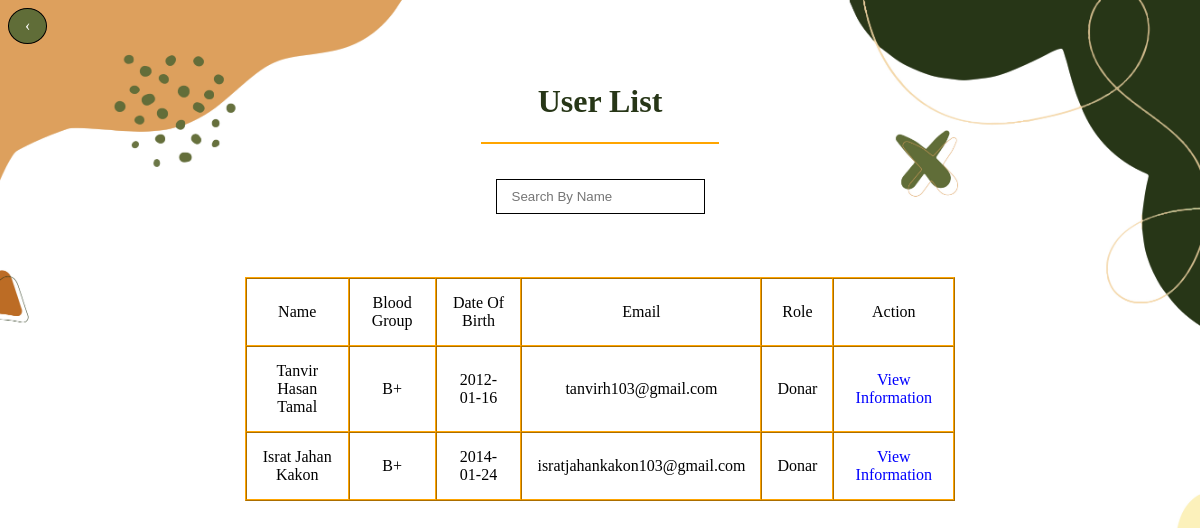
/view/user-list.php (signed in), run on an earlier commit of the app's database.
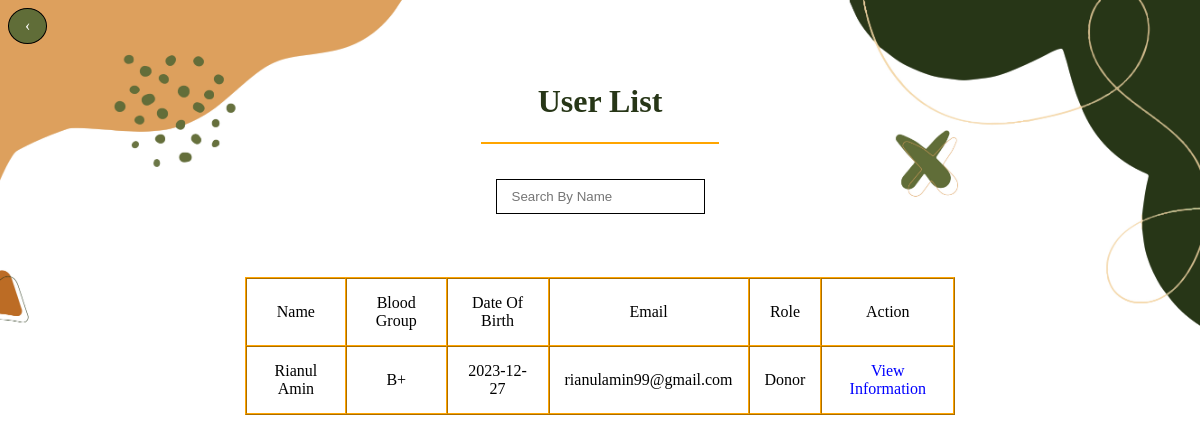
And on a later commit of the database.
### tables this page shows
CREATE TABLE `userinfo` (
  `UserID` int(11) NOT NULL,
  `FirstName` varchar(40) NOT NULL,
  `LastName` varchar(40) NOT NULL,
  `Email` varchar(40) NOT NULL,
  `Password` varchar(40) NOT NULL,
  `BloodGroup` varchar(10) NOT NULL,
  `DOB` varchar(10) NOT NULL,
  `Gender` varchar(10) NOT NULL,
  `Country` varchar(40) NOT NULL,
  `Phone` varchar(15) NOT NULL,
  `ProfilePicture` varchar(160) NOT NULL,
  `Role` varchar(15) NOT NULL
);

### model/database.php (called while the page is built)
<?php
function dbConnection(){
    $conn = mysqli_connect('localhost', 'root', '', 'BloodBankManagementSystem');
    return $conn;
}
?>

### model/user-info-model.php (called while the page is built, shortened)
<?php
require_once('database.php');
class UserModel {
    private $con;
    private static $instance;
    public function __construct() {
        $this->con = dbConnection();
    }
    public static function getInstance() {
        if (!UserModel::$instance) {
            UserModel::$instance = new UserModel();
        }
        return UserModel::$instance;
    }
    public function alluser() {
        $sql = "SELECT * FROM UserInfo WHERE Role NOT LIKE 'Manager'";
        $result = mysqli_query($this->con, $sql);
        return $result;
    }
}
?>

### view/user-list.php (the view, shortened to what this page needs)
<?php
require_once('../model/user-info-model.php');
$result = UserModel::getInstance()->alluser();
?>
<!DOCTYPE html>
<html lang="en">
<head>
    <link rel="stylesheet" href="css/style.css">
</head>
<body>
<a href="manager-home.php" class="backButton">&#8249;</a>
<br><br>
<center>
        <h1>User List</h1>
        <hr width="20%" color="orange"><br>
        <table border="0"><tr><td><input type="text" name="search" onkeyup="live(this.value)" placeholder="Search By Name"></td></tr>
        </table>
        <br>
        <br><br>
    </center>
    <?php
    if(mysqli_num_rows($result) > 0) {
        echo"<table align=\"center\" width=\"60%\" border=\"1\" cellpadding=\"15\" cellspacing=\"0\" bgcolor=\"white\" class=\"table\">
        <tr><td align=\"center\">Name</td>
            <td align=\"center\">Blood Group</td>
            <td align=\"center\">Date Of Birth</td>
            <td align=\"center\">Email</td>
            <td align=\"center\">Role</td>
            <td align=\"center\">Action</td>
            </tr>";
        while($row = mysqli_fetch_assoc($result)) {
            $uid=$row['UserID'];
            $name=$row['FirstName']." ".$row['LastName'];
            $email=$row['Email'];
            $dob=$row['DOB'];
            $BG=$row['BloodGroup'];
            $role=$row['Role'];
            echo"
            <tr><td align=\"center\">$name</td>
            <td align=\"center\">$BG</td>
            <td align=\"center\">$dob</td>
            <td align=\"center\">$email</td>
            <td align=\"center\">$role</td>
            <td align=\"center\"><a href=\"../view/view-information.php?id=$uid\">View Information</a></td>
        </tr>";
        }
        echo"</table>";
    }else{
        echo "<center><h2>No User Found<h2></center>";
    }
    ?>
</body>
</html>

What changed in the data, as far as the page shows it:
removed userinfo: name "Israt Jahan Kakon", BloodGroup "B+", DOB "2014-01-24", Email "isratjahankakon103@gmail.com", Role "Donar"
changed userinfo: name "Tanvir Hasan Tamal" → "Rianul Amin"; DOB "2012-01-16" → "2023-12-27"; Email "tanvirh103@gmail.com" → "rianulamin99@gmail.com"; Role "Donar" → "Donor"
